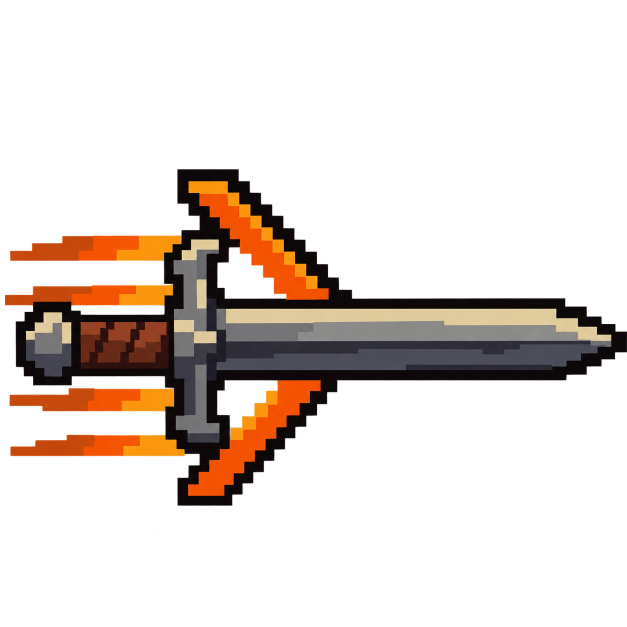
#> input picture art/raw/ab_charge_2158_1.png, 1254 x 1254 px, given in place of ui_b_tab.png, which was not available (shown at 1/2 size)
$ python ui_b_snap.py
#> lines starting #> are read from the running program, lines starting #| are printed output that depends on the picture
#!/usr/bin/env python3
"""Kit B parts onto the kit's art pixel (TASKS 1743, 1755): art/raw/<name>.png (the keyed generation) → art/gen/<name>.png.
The piece is cut to its alpha box, put on a grid of its drawn width in art px (PART.art in hud_kit.js), each cell the most
common of 16 colours, alpha hard, then every cell blown up to up to 8 src px (fewer when that would pass prep's 2048 px cap). Textures load with linear filtering and mipmaps,
so an art-px texture drawn at KIT.PX = 2 would blur; several src px to an art px minify to crisp 2 px squares (as the wear tiles).
  python3 tools/ui_b_snap.py [name ...]
"""
import os
import sys

import numpy as np
from PIL import Image

sys.path.insert(0, os.path.expanduser('~/.claude/skills/ref2game/scripts'))
from gen import pixel_snap  # noqa: E402

ART = {
    'ui_b_tab': 120, 'ui_b_clasp': 48, 'ui_b_flourish': 64, 'ui_b_wax_seal': 40, 'ui_b_parchment_tile': 128,
    'ui_b_menu_leaf': 310, 'ui_b_strap': 24, 'ui_b_strap_ring': 32,
}
OPAQUE = {'ui_b_parchment_tile'}
# the tab's generated corner glints are lighter than any parchment of the kit, and the open tab is tinted red, where they turned
# into orange blots: they take the paper's own light tone
GLINT = {'ui_b_tab': (240, 200, 120)}
# the menu leaf came out a step darker than the sheet of ref_ui_menu_b (median 180,141,110 against 193,156,120)
GAIN = {'ui_b_menu_leaf': (1.07, 1.1, 1.09)}


def snap(name, aw):
#> called with name = 'ui_b_tab', aw = 120
    im = Image.open(f'art/raw/{name}.png').convert('RGBA')
#> im is the input picture: PIL image 1254x1254 RGBA; mean R, G, B, A 26.1, 16, 9.9, 53.4
    if name not in OPAQUE:
        im = im.crop(Image.fromarray((np.array(im)[..., 3] > 128).astype(np.uint8) * 255).getbbox())
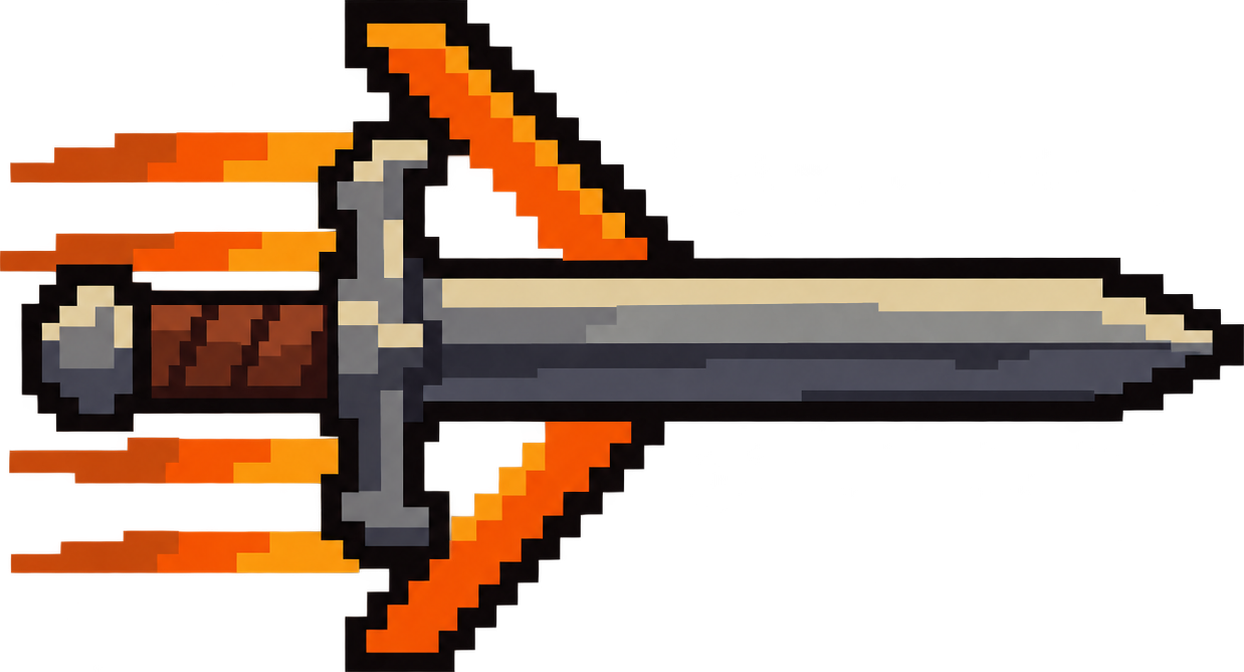
#> im: PIL image 1244x672 RGBA; mean R, G, B, A 49, 30.1, 18.6, 100.4; transparent parts drawn white
    if name in GAIN:
        a = np.array(im).astype(np.float32); a[..., :3] = np.clip(a[..., :3] * np.array(GAIN[name]), 0, 255); im = Image.fromarray(a.astype(np.uint8), 'RGBA')
    ah = max(1, round(aw * im.height / im.width))
#> ah = 65
    k = 8
    s, _ = pixel_snap(im.resize((aw * k, ah * k), Image.LANCZOS), grid=k, colors=16)
    a = np.array(s)
    if name in OPAQUE: a[..., 3] = 255
    if name in GLINT:
        r, g, b = GLINT[name]
        hot = (a[..., 0] >= r) & (a[..., 1] >= g) & (a[..., 2] <= b + 60) & (a[..., 3] > 0)
        paper = a[(a[..., 3] > 0) & ~hot][:, :3]
        light = np.percentile(paper[paper.sum(-1) > np.median(paper.sum(-1))], 50, axis=0).astype(np.uint8)
        a[hot, :3] = light
    cell = max(1, min(8, 2048 // max(aw, ah)))
    out = Image.fromarray(a, 'RGBA').resize((aw * cell, ah * cell), Image.NEAREST)
    if name in OPAQUE: out = out.convert('RGB')
    out.save(f'art/gen/{name}.png')
    print(name, f'{aw}x{ah} art px, {cell} src px each → {out.width}x{out.height}')


for n in sys.argv[1:] or ART:
    snap(n, ART[n])
#> (the call stopped at in snap, `s, _ = pixel_snap(im.resize((aw * k, ah * k), Image.LANCZOS), grid=k, ..`: gen is not available in this run)
#> pass 2 of the loop `for n in sys.argv[1:] or ART:`:
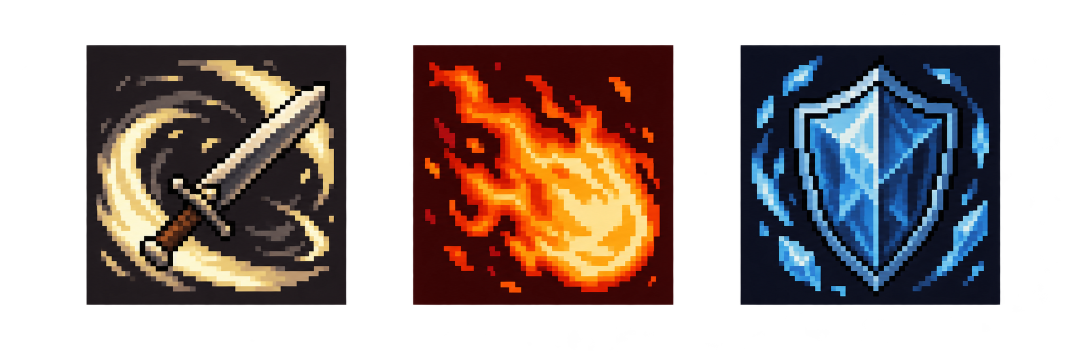
#> input picture art/raw/abilities_sheet.png, 2172 x 724 px, given in place of ui_b_clasp.png, which was not available (shown at 1/2 size)
#> in snap, im is the input picture: PIL image 2172x724 RGBA; mean R, G, B, A 46.6, 34.3, 30.5, 130.3
#> in snap (call 2), `im = im.crop(Image.fromarray((np.array(im)[..., 3] > 128).astype(np.ui..`:
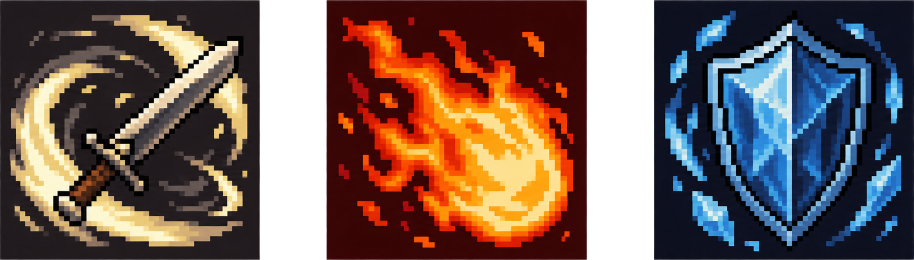
#> im: PIL image 1827x520 RGBA (shown at 1/2 size); mean R, G, B, A 77.2, 56.8, 50.5, 215.6; transparent parts drawn white
#> (the run stopped early here; a loop or call above may not have finished)
